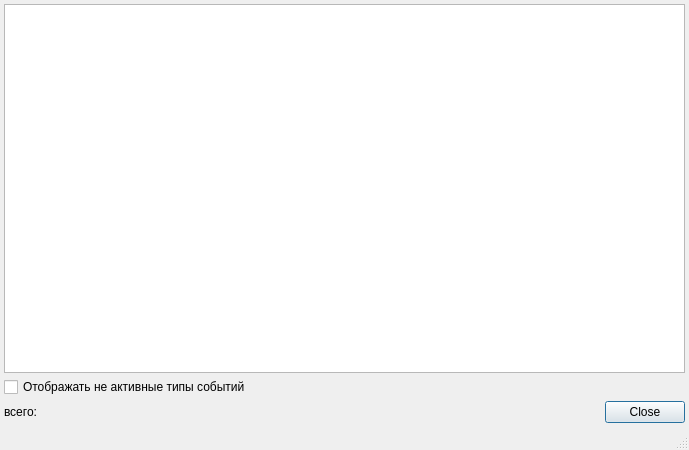
<?xml version="1.0" encoding="UTF-8"?>
<ui version="4.0">
 <class>EventTypeListDialog</class>
 <widget class="QDialog" name="EventTypeListDialog">
  <property name="windowModality">
   <enum>Qt::ApplicationModal</enum>
  </property>
  <property name="geometry">
   <rect>
    <x>0</x>
    <y>0</y>
    <width>689</width>
    <height>450</height>
   </rect>
  </property>
  <property name="windowTitle">
   <string>Список записей</string>
  </property>
  <property name="sizeGripEnabled">
   <bool>true</bool>
  </property>
  <property name="modal">
   <bool>true</bool>
  </property>
  <layout class="QGridLayout" name="gridLayout">
   <property name="margin">
    <number>4</number>
   </property>
   <property name="spacing">
    <number>4</number>
   </property>
   <item row="0" column="0" colspan="2">
    <widget class="CTableView" name="tblItems">
     <property name="whatsThis">
      <string comment="ура!">список записей</string>
     </property>
     <property name="tabKeyNavigation">
      <bool>false</bool>
     </property>
     <property name="alternatingRowColors">
      <bool>true</bool>
     </property>
    </widget>
   </item>
   <item row="2" column="0">
    <layout class="QHBoxLayout">
     <property name="spacing">
      <number>6</number>
     </property>
     <property name="margin">
      <number>0</number>
     </property>
     <item>
      <widget class="QLabel" name="label">
       <property name="text">
        <string>всего: </string>
       </property>
      </widget>
     </item>
     <item>
      <spacer>
       <property name="orientation">
        <enum>Qt::Horizontal</enum>
       </property>
       <property name="sizeHint" stdset="0">
        <size>
         <width>40</width>
         <height>20</height>
        </size>
       </property>
      </spacer>
     </item>
    </layout>
   </item>
   <item row="2" column="1">
    <widget class="QDialogButtonBox" name="buttonBox">
     <property name="standardButtons">
      <set>QDialogButtonBox::Close</set>
     </property>
    </widget>
   </item>
   <item row="3" column="0" colspan="2">
    <widget class="QStatusBar" name="statusBar">
     <property name="sizePolicy">
      <sizepolicy hsizetype="Preferred" vsizetype="Fixed">
       <horstretch>0</horstretch>
       <verstretch>0</verstretch>
      </sizepolicy>
     </property>
     <property name="toolTip">
      <string>A status bar</string>
     </property>
     <property name="whatsThis">
      <string>A status bar.</string>
     </property>
     <property name="sizeGripEnabled">
      <bool>false</bool>
     </property>
    </widget>
   </item>
   <item row="1" column="0" colspan="2">
    <widget class="QCheckBox" name="chkFilterActive">
     <property name="text">
      <string>Отображать не активные типы событий</string>
     </property>
    </widget>
   </item>
  </layout>
 </widget>
 <customwidgets>
  <customwidget>
   <class>CTableView</class>
   <extends>QTableView</extends>
   <header>library/TableView.h</header>
  </customwidget>
 </customwidgets>
 <tabstops>
  <tabstop>tblItems</tabstop>
  <tabstop>chkFilterActive</tabstop>
  <tabstop>buttonBox</tabstop>
 </tabstops>
 <resources/>
 <connections>
  <connection>
   <sender>buttonBox</sender>
   <signal>rejected()</signal>
   <receiver>EventTypeListDialog</receiver>
   <slot>close()</slot>
   <hints>
    <hint type="sourcelabel">
     <x>623</x>
     <y>409</y>
    </hint>
    <hint type="destinationlabel">
     <x>626</x>
     <y>425</y>
    </hint>
   </hints>
  </connection>
 </connections>
</ui>
